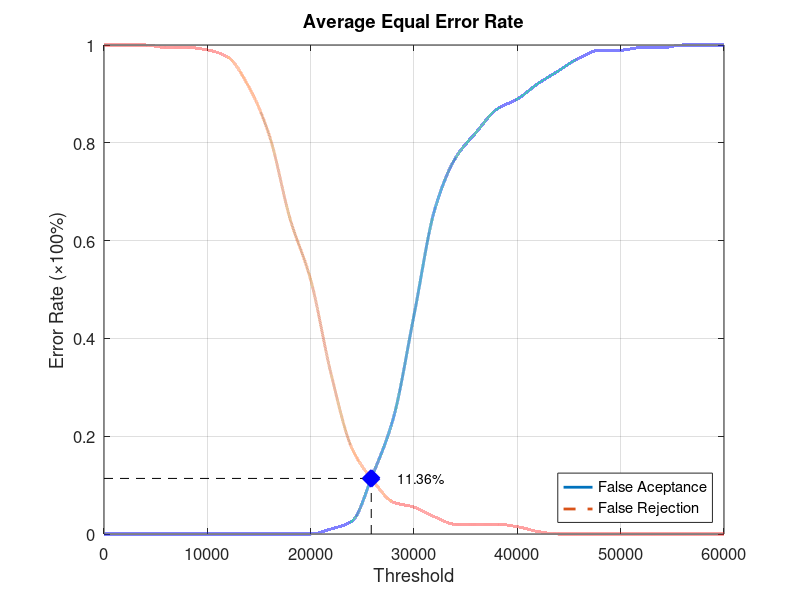
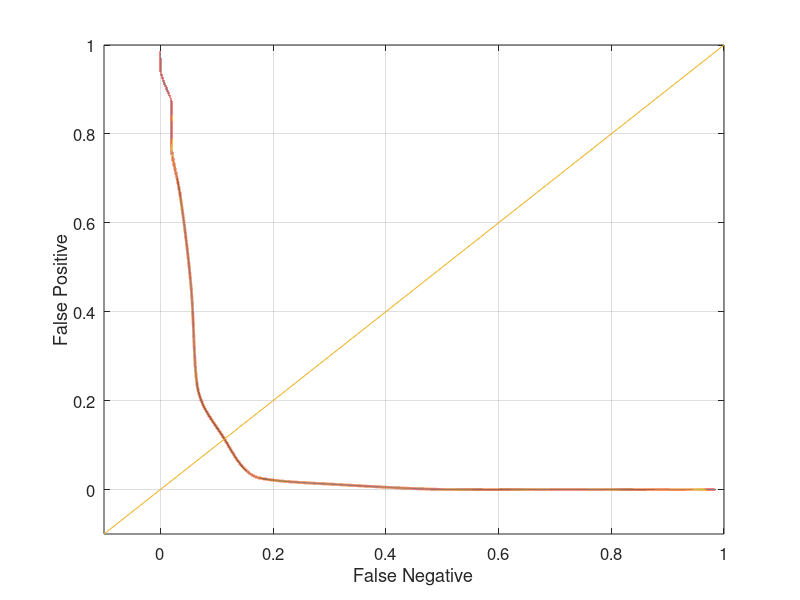

Here is the MATLAB script that generated these plots, in order:
function yEER = Database2_1
close all;
clear;
clc;
x = 0:2000:60000;
xq = 0:0.5:60000;

y0 = [0 0 0 0 0 0 0 0 0 0 0 0.0105263 0.0263158 0.121053 0.236842 0.447368 0.663158 0.768421 0.821053 0.868421 0.889474 0.921053 0.947368 0.973684 0.989474 0.989474 0.994737 0.994737 1 1 1];
yy0 = interp1(x, y0, xq, 'pchip');
y1 = [1 1 1 0.995 0.995 0.99 0.975 0.915 0.815 0.645 0.52 0.325 0.175 0.11 0.065 0.055 0.035 0.02 0.02 0.02 0.015 0.005 0 0 0 0 0 0 0 0 0];
yy1 = interp1(x, y1, xq, 'pchip');

% Calculating EER: 
y2 = abs(y0 - y1);
find(y2 == min(y2))
yy2 = abs(yy0 - yy1);
xEER = find(yy2 == min(yy2));
xEERIndex = xq(xEER) % X-axis EER
yEER = yy0(xEER) % Y-axis EER

main = figure
plot(xq, yy0,'-','LineWidth', 2);	hold on
plot(xq, yy1,'--','LineWidth', 2);	hold on
plot([xEERIndex xEERIndex], [0 yEER], 'k--');	hold on
plot([0 xEERIndex], [yEER yEER], 'k--');	hold on
plot(xEERIndex, yEER, 'bx', 'LineWidth', 10);	hold on
text(xEERIndex + 10 * xEERIndex / 100, yEER, [num2str(round((10000 * yEER)) / 100) '%'])
legend('False Aceptance', 'False Rejection', 'Location', 'SouthEast')
xlabel('Threshold')
ylabel('Error Rate (\times100%)')
title('Average Equal Error Rate')
set(gca, 'FontSize', 12)
axis([0 60000 0 1])
grid on

print(main, 'Database2_1Main', '-dpng');
FNRxFPR = figure('Color', [1 1 1]);
plot(yy1, yy0, '-', yy1, yy0, 'LineWidth', 2);
hold on
y = -0.1:0.1:1
plot(y, y); 
set(gca, 'FontSize', 12)
xlabel('False Negative')
ylabel('False Positive')
axis([-0.1 1 -0.1 1])
set(gca, 'FontSize', 12)
grid on

print(FNRxFPR, 'Database2_1FNRxFPR','-dpng');
end
